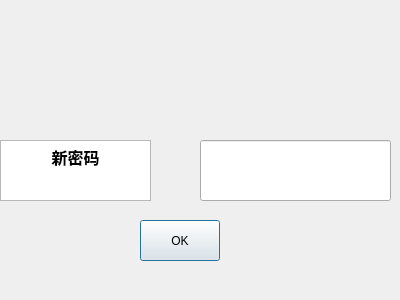
<?xml version="1.0" encoding="UTF-8"?>
<ui version="4.0">
 <class>Dialog_Change</class>
 <widget class="QDialog" name="Dialog_Change">
  <property name="geometry">
   <rect>
    <x>0</x>
    <y>0</y>
    <width>400</width>
    <height>300</height>
   </rect>
  </property>
  <property name="windowTitle">
   <string>Dialog</string>
  </property>
  <widget class="QLineEdit" name="lineEdit_word">
   <property name="geometry">
    <rect>
     <x>200</x>
     <y>140</y>
     <width>191</width>
     <height>61</height>
    </rect>
   </property>
  </widget>
  <widget class="QTextBrowser" name="textBrowser">
   <property name="geometry">
    <rect>
     <x>0</x>
     <y>140</y>
     <width>151</width>
     <height>61</height>
    </rect>
   </property>
   <property name="html">
    <string>&lt;!DOCTYPE HTML PUBLIC &quot;-//W3C//DTD HTML 4.0//EN&quot; &quot;http://www.w3.org/TR/REC-html40/strict.dtd&quot;&gt;
&lt;html&gt;&lt;head&gt;&lt;meta name=&quot;qrichtext&quot; content=&quot;1&quot; /&gt;&lt;style type=&quot;text/css&quot;&gt;
p, li { white-space: pre-wrap; }
&lt;/style&gt;&lt;/head&gt;&lt;body style=&quot; font-family:'SimSun'; font-size:9pt; font-weight:400; font-style:normal;&quot;&gt;
&lt;p align=&quot;center&quot; style=&quot; margin-top:0px; margin-bottom:0px; margin-left:0px; margin-right:0px; -qt-block-indent:0; text-indent:0px;&quot;&gt;&lt;span style=&quot; font-size:12pt; font-weight:600;&quot;&gt;新密码&lt;/span&gt;&lt;/p&gt;&lt;/body&gt;&lt;/html&gt;</string>
   </property>
  </widget>
  <widget class="QPushButton" name="pushButton">
   <property name="geometry">
    <rect>
     <x>140</x>
     <y>220</y>
     <width>80</width>
     <height>41</height>
    </rect>
   </property>
   <property name="text">
    <string>OK</string>
   </property>
  </widget>
 </widget>
 <resources/>
 <connections/>
</ui>
